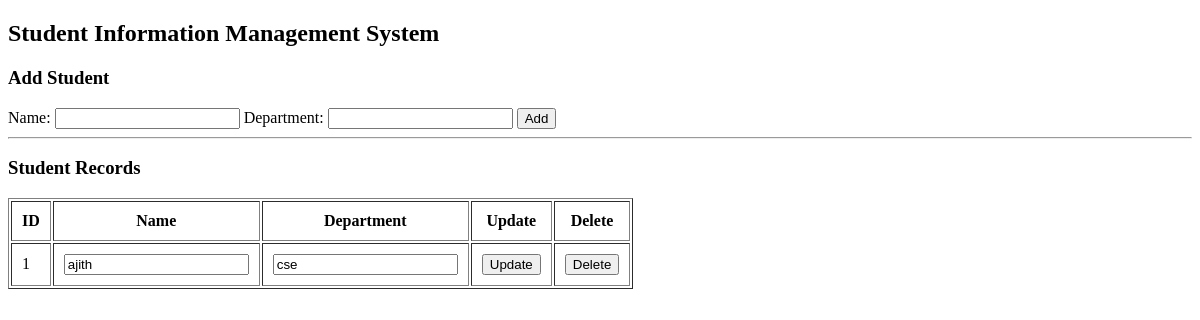
Before: / with the older database file.
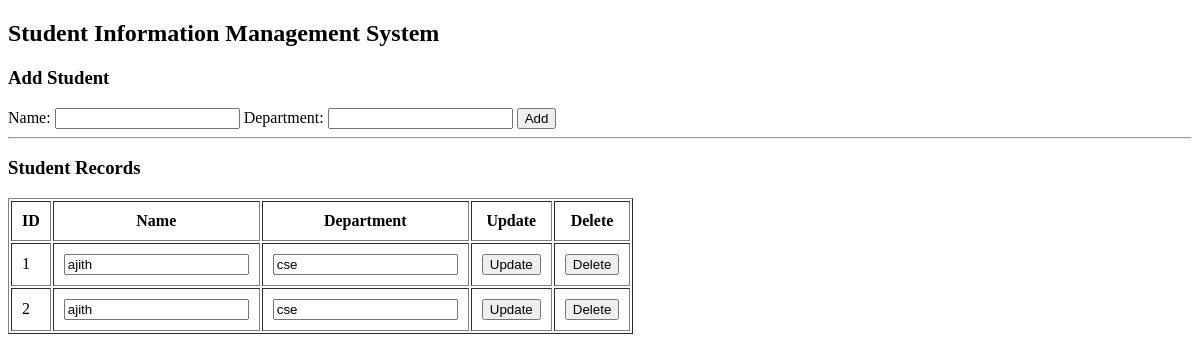
After: the same page with the newer database file.
### tables this page shows
CREATE TABLE students (
            id INTEGER PRIMARY KEY AUTOINCREMENT,
            name TEXT NOT NULL,
            department TEXT NOT NULL
        , email TEXT, password TEXT);

### app.py (the view)
@app.route("/")
def home():
    with connect_db() as con:
        students = con.execute(
            "SELECT * FROM students"
        ).fetchall()
    return render_template("index.html", students=students)

### app.py (called while the page is built)
def connect_db():
    return sqlite3.connect("students.db")

### templates/index.html (shortened to what this page needs)
<!DOCTYPE html>
<html>
<head>   <title>Student Management System</title></head>
<body>
    <h2>Student Information Management System</h2>
    <h3>Add Student</h3>
    <form action="/add" method="POST">
        Name:
        <input type="text" name="name" required>
        Department:
        <input type="text" name="department" required>
        <button type="submit">Add</button>
    </form>
    <hr>
    <h3>Student Records</h3>
    <table border="1" cellpadding="10">
        <tr>
            <th>ID</th>
            <th>Name</th>
            <th>Department</th>
            <th>Update</th>
            <th>Delete</th>
        </tr>
        {% for student in students %}
        <tr>
            <td>{{ student[0] }}</td>
            <td>
                <input form="update-{{ student[0] }}"
                       type="text" name="name"
                       value="{{ student[1] }}" required>
            </td>
            <td>
                <input form="update-{{ student[0] }}"
                       type="text" name="department"
                       value="{{ student[2] }}" required>
            </td>
            <td>
                <button form="update-{{ student[0] }}"
                        type="submit">Update</button>
            </td>
            <td>
                <form action="/delete/{{ student[0] }}"
                      method="POST">
                    <button type="submit">Delete</button>
                </form>
            </td>
        </tr>
        {% endfor %}
    </table>
</body>
</html>

Changed rows visible on the page:
added students: id "2", name "ajith", department "cse"
